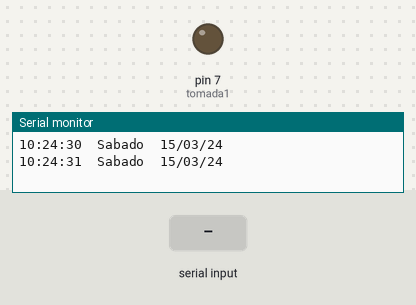
This sketch was run on a simulated Arduino Uno, built with avr-gcc and run on an emulated ATmega328P. Shown: output pins drawn as LEDs (lit = HIGH), the last lines printed to the serial monitor. Wiring (inferred from the names in the program): DS1307 clock at I2C address 0x68. Inputs (shaded band) come from the test bench. The local clock reads 2024-03-15 10:24:30 at power-on unless the sketch sets it.

Above: at 1.2 s.
1.3 s: "l" received over Serial
At 3.2 s:
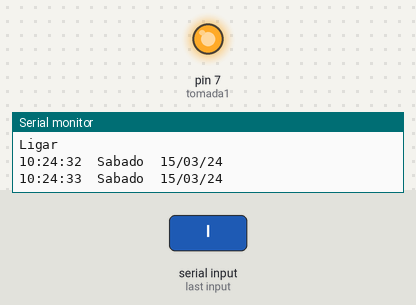
3.5 s: "d" received over Serial
At 5.1 s:
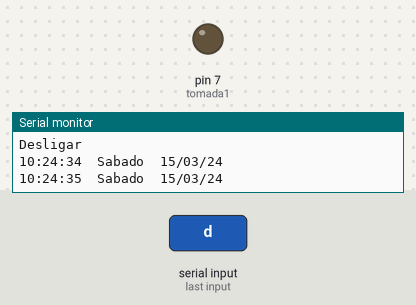
Timing chart, 0 to 6.6 s (numbered marks = the images above; inputs shaded):
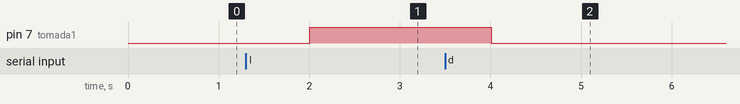

The sketch:

Teste_RTC_DS1307.ino
```cpp
/*  ---- VERIFICAR A PRESENÇA DE PESSOAS ----
 * Autor: Matheus Dias
 * Início: 25/03/2018
 *
 * Last_Att: 25/03/2018
 * Utilidade: Testar o DS1307;
 */

 /*
boolean      8 bits    lógica true / false;
byte        8 bits    número sem sinal 0 a 255;
char        8 bits    número com sinal de -128 a 127;
unsigned char 8 bits    o mesmo que 'byte';
word      16 bits   número sem sinal 0 a 65535;
int       16 bits   número com sinal de -32768 a 32767;
unsigned int  16 bits   o mesmo que "word";
long      32 bits   número com sinal de -2.147.483.648 a 2.147.483.647;
unsigned long 32 bits   número sem sinal de 0 a 4,294,967,295;
float     32 bits   número com sinal de -3.4028235E38 para 3.4028235E38.
*/

// ----- Configurações para o RTC ----- //
#include <Wire.h>
#define DS1307 0x68     //Endereço I2C do RTC
int sec;                    //Variável responsável por receber os Segundos
int minu;                   //Variável responsável por receber os Minutos
int hour;                   //Variável responsável por receber as Horas
int weekday;                //Variável responsável por receber o Dia da Semana
int monthday;               //Variável responsável por receber o Dia do Mês
int month;                  //Variável responsável por receber o Mes
int year;                   //Variável responsável por receber o ano

byte zero = 0x00;

byte ConverteParaBCD(byte val);
byte ConverteparaDecimal(byte val);
void SelecionaDataeHora();
// ----- Configurações para o RTC ----- //

byte tomada1 = 7;

void setup(){
  pinMode(tomada1, OUTPUT);
  Wire.begin();
  Serial.begin(9600);

  //A linha abaixo pode ser retirada apos setar a data e hora
  //SelecionaDataeHora();
}


void loop(){

  if (Serial.available()){
      char cmd = Serial.read(); // lê o valor digitado e enviado pela serial monitor.

      if (cmd == 'l'){
        Serial.println();
        Serial.println("Ligar");
        Serial.println();
        digitalWrite(tomada1, HIGH);
        cmd = 0;
      }
      if (cmd == 'd'){
        Serial.println();
        Serial.println("Desligar");
        Serial.println();

        digitalWrite(tomada1, LOW);
        cmd = 0;
      }


  }

  // Le os valores (data e hora) do modulo DS1307
  Wire.beginTransmission(DS1307);
  Wire.write(zero);
  Wire.endTransmission();
  Wire.requestFrom(DS1307, 7);
  sec = ConverteparaDecimal(Wire.read());
  minu = ConverteparaDecimal(Wire.read());
  hour = ConverteparaDecimal(Wire.read() & 0b111111);
  weekday = ConverteparaDecimal(Wire.read());
  monthday = ConverteparaDecimal(Wire.read());
  month = ConverteparaDecimal(Wire.read());
  year = ConverteparaDecimal(Wire.read());


  Serial.println("");
  //Horas
  if(hour < 10){
    Serial.print("0");
  }
  Serial.print(hour);

  Serial.print(":");

  //Minutos
  if(minu < 10){
    Serial.print("0");
  }
  Serial.print(minu);

  Serial.print(":");

  //Segundos
  if(sec < 10){
    Serial.print("0");
  }
  Serial.print(sec);

  Serial.print("  ");

  //Dia da Semana
  switch(weekday){
    case 0:
    Serial.print("Domingo");
    break;

    case 1:
    Serial.print("Segunda");
    break;

    case 2:
    Serial.print("Terça");
    break;

    case 3:
    Serial.print("Quarta");
    break;

    case 4:
    Serial.print("Quinta");
    break;

    case 5:
    Serial.print("Sexta");
    break;

    case 6:
    Serial.print("Sabado");
    break;
  }

  Serial.print("  ");
  //Dia do Mês
  if(monthday < 10){
    Serial.print("0");
  }
  Serial.print(monthday);

  Serial.print("/");

  //Mês
  if(month < 10){
    Serial.print("0");
  }
  Serial.print(month);

  Serial.print("/");

  //Ano
  Serial.print(year);

  delay(1000);


}

void SelecionaDataeHora()   //Seta a data e a hora do DS1307
{
  byte segundos = 00; //Valores de 0 a 59
  byte minutos = 26; //Valores de 0 a 59
  byte horas = 01; //Valores de 0 a 23
  byte diadasemana = 4; //Valores de 0 a 6 - 0=Domingo, 1 = Segunda, etc.
  byte diadomes = 1; //Valores de 1 a 31
  byte mes = 11; //Valores de 1 a 12
  byte ano = 18; //Valores de 0 a 99
  Wire.beginTransmission(DS1307);
  Wire.write(zero); //Stop no CI para que o mesmo possa receber os dados

  //As linhas abaixo escrevem no CI os valores de
  //data e hora que foram colocados nas variaveis acima
  Wire.write(ConverteParaBCD(segundos));
  Wire.write(ConverteParaBCD(minutos));
  Wire.write(ConverteParaBCD(horas));
  Wire.write(ConverteParaBCD(diadasemana));
  Wire.write(ConverteParaBCD(diadomes));
  Wire.write(ConverteParaBCD(mes));
  Wire.write(ConverteParaBCD(ano));
  Wire.write(zero);
  Wire.endTransmission();
}

byte ConverteParaBCD(byte val)
{
  //Converte o número de decimal para BCD
  return ( (val/10*16) + (val%10) );
}

byte ConverteparaDecimal(byte val)
{
  //Converte de BCD para decimal
  return ( (val/16*10) + (val%16) );
}
```

Measured:
- after the input at 1.3 s, pin 7 (tomada1): LOW → HIGH after 0.70 s
- after the input at 3.5 s, pin 7 (tomada1): HIGH → LOW after 0.51 s
